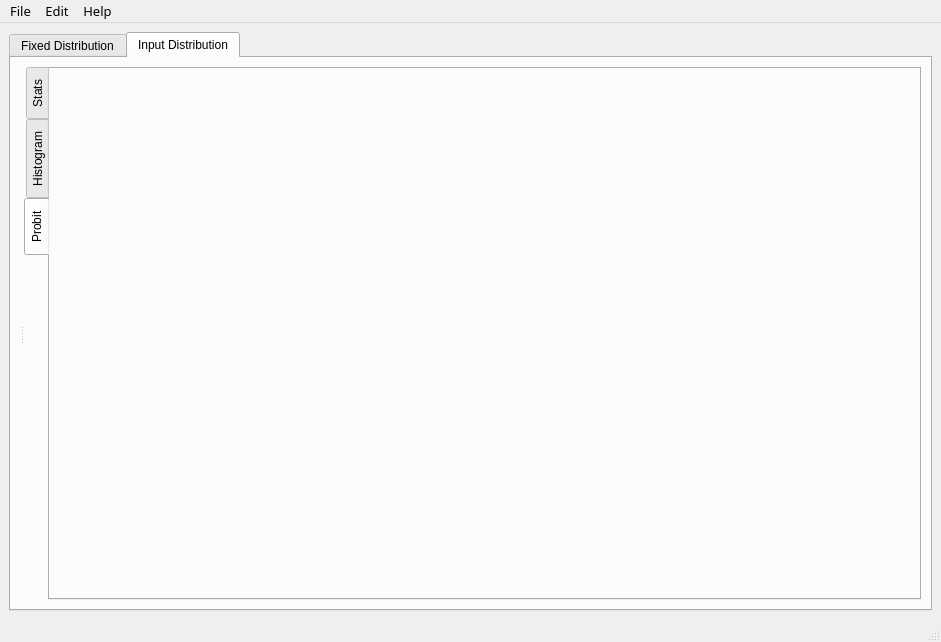
<?xml version="1.0" encoding="UTF-8"?>
<ui version="4.0">
 <class>MainWindow</class>
 <widget class="QMainWindow" name="MainWindow">
  <property name="geometry">
   <rect>
    <x>0</x>
    <y>0</y>
    <width>941</width>
    <height>642</height>
   </rect>
  </property>
  <property name="windowTitle">
   <string>Trib</string>
  </property>
  <property name="windowIcon">
   <iconset resource="qdesignResource.qrc">
    <normaloff>:/icons/icons/CDFPlot.svg</normaloff>:/icons/icons/CDFPlot.svg</iconset>
  </property>
  <property name="toolTipDuration">
   <number>2</number>
  </property>
  <property name="styleSheet">
   <string notr="true"/>
  </property>
  <widget class="QWidget" name="centralwidget">
   <property name="styleSheet">
    <string notr="true"/>
   </property>
   <layout class="QGridLayout" name="gridLayout">
    <item row="1" column="0">
     <widget class="QTabWidget" name="tabWidget">
      <property name="autoFillBackground">
       <bool>false</bool>
      </property>
      <property name="styleSheet">
       <string notr="true"/>
      </property>
      <property name="currentIndex">
       <number>1</number>
      </property>
      <widget class="QWidget" name="tabFixedDist">
       <property name="autoFillBackground">
        <bool>false</bool>
       </property>
       <property name="styleSheet">
        <string notr="true"/>
       </property>
       <attribute name="title">
        <string>Fixed Distribution</string>
       </attribute>
       <layout class="QGridLayout" name="gridLayout_2">
        <item row="0" column="0">
         <widget class="QSplitter" name="splitter">
          <property name="orientation">
           <enum>Qt::Horizontal</enum>
          </property>
          <widget class="QWidget" name="">
           <layout class="QVBoxLayout" name="verticalLayoutFD"/>
          </widget>
          <widget class="QWidget" name="">
           <layout class="QGridLayout" name="gridLayoutFDChart"/>
          </widget>
         </widget>
        </item>
       </layout>
      </widget>
      <widget class="QWidget" name="tabInputDist">
       <property name="minimumSize">
        <size>
         <width>20</width>
         <height>0</height>
        </size>
       </property>
       <property name="styleSheet">
        <string notr="true"/>
       </property>
       <attribute name="title">
        <string>Input Distribution</string>
       </attribute>
       <layout class="QGridLayout" name="gridLayout_3">
        <item row="0" column="0">
         <widget class="QSplitter" name="splitter_2">
          <property name="sizePolicy">
           <sizepolicy hsizetype="Expanding" vsizetype="Expanding">
            <horstretch>0</horstretch>
            <verstretch>0</verstretch>
           </sizepolicy>
          </property>
          <property name="minimumSize">
           <size>
            <width>20</width>
            <height>0</height>
           </size>
          </property>
          <property name="orientation">
           <enum>Qt::Horizontal</enum>
          </property>
          <widget class="QWidget" name="verticalLayoutWidget_2">
           <layout class="QVBoxLayout" name="verticalLayoutIDLeft" stretch=""/>
          </widget>
          <widget class="QWidget" name="verticalLayoutWidget">
           <layout class="QVBoxLayout" name="verticalLayoutIDRight">
            <item>
             <widget class="QTabWidget" name="tabWidgetID">
              <property name="minimumSize">
               <size>
                <width>600</width>
                <height>300</height>
               </size>
              </property>
              <property name="layoutDirection">
               <enum>Qt::LeftToRight</enum>
              </property>
              <property name="tabPosition">
               <enum>QTabWidget::West</enum>
              </property>
              <property name="tabShape">
               <enum>QTabWidget::Rounded</enum>
              </property>
              <property name="currentIndex">
               <number>2</number>
              </property>
              <widget class="QWidget" name="tabStats">
               <attribute name="title">
                <string>Stats</string>
               </attribute>
               <layout class="QGridLayout" name="gridLayout_7">
                <item row="0" column="0">
                 <layout class="QGridLayout" name="gridLayoutStats"/>
                </item>
               </layout>
              </widget>
              <widget class="QWidget" name="tabHist">
               <attribute name="title">
                <string>Histogram</string>
               </attribute>
               <layout class="QGridLayout" name="gridLayout_4">
                <item row="0" column="0">
                 <layout class="QGridLayout" name="gridLayoutHist"/>
                </item>
               </layout>
              </widget>
              <widget class="QWidget" name="tabProbit">
               <attribute name="title">
                <string>Probit</string>
               </attribute>
               <layout class="QGridLayout" name="gridLayout_6">
                <item row="0" column="0">
                 <layout class="QGridLayout" name="gridLayoutProbit"/>
                </item>
               </layout>
              </widget>
             </widget>
            </item>
           </layout>
          </widget>
         </widget>
        </item>
       </layout>
      </widget>
     </widget>
    </item>
   </layout>
  </widget>
  <widget class="QMenuBar" name="menubar">
   <property name="geometry">
    <rect>
     <x>0</x>
     <y>0</y>
     <width>941</width>
     <height>22</height>
    </rect>
   </property>
   <property name="font">
    <font>
     <family>HoloLens MDL2 Assets</family>
     <pointsize>10</pointsize>
     <weight>50</weight>
     <bold>false</bold>
    </font>
   </property>
   <property name="styleSheet">
    <string notr="true">font: 10pt &quot;HoloLens MDL2 Assets&quot;;</string>
   </property>
   <widget class="QMenu" name="menuFile">
    <property name="font">
     <font>
      <family>HoloLens MDL2 Assets</family>
     </font>
    </property>
    <property name="styleSheet">
     <string notr="true">font: 9pt &quot;HoloLens MDL2 Assets&quot;;</string>
    </property>
    <property name="title">
     <string>File</string>
    </property>
    <addaction name="separator"/>
    <addaction name="actionNew"/>
    <addaction name="actionOpen"/>
    <addaction name="actionOpen_Recent"/>
    <addaction name="actionSave_Session"/>
    <addaction name="actionSave_Session_As"/>
    <addaction name="separator"/>
    <addaction name="actionExit"/>
   </widget>
   <widget class="QMenu" name="menuAbout">
    <property name="title">
     <string>Help</string>
    </property>
    <addaction name="actionAbout"/>
    <addaction name="actionHelp"/>
   </widget>
   <widget class="QMenu" name="menuEdit">
    <property name="title">
     <string>Edit</string>
    </property>
    <addaction name="actionSettings"/>
   </widget>
   <addaction name="menuFile"/>
   <addaction name="menuEdit"/>
   <addaction name="menuAbout"/>
  </widget>
  <widget class="QStatusBar" name="statusbar"/>
  <action name="actionExit">
   <property name="icon">
    <iconset resource="qdesignResource.qrc">
     <normaloff>:/menuicons/icons/Exit_64px.png</normaloff>:/menuicons/icons/Exit_64px.png</iconset>
   </property>
   <property name="text">
    <string>Exit</string>
   </property>
   <property name="font">
    <font>
     <family>HoloLens MDL2 Assets</family>
     <pointsize>9</pointsize>
    </font>
   </property>
  </action>
  <action name="actionAbout">
   <property name="text">
    <string>About</string>
   </property>
   <property name="font">
    <font>
     <family>HoloLens MDL2 Assets</family>
     <pointsize>9</pointsize>
    </font>
   </property>
  </action>
  <action name="actionHelp">
   <property name="text">
    <string>Help</string>
   </property>
   <property name="font">
    <font>
     <family>HoloLens MDL2 Assets</family>
     <pointsize>9</pointsize>
    </font>
   </property>
  </action>
  <action name="actionSettings">
   <property name="icon">
    <iconset resource="qdesignResource.qrc">
     <normaloff>:/menuicons/icons/Settings_64px_grey.png</normaloff>:/menuicons/icons/Settings_64px_grey.png</iconset>
   </property>
   <property name="text">
    <string>Settings</string>
   </property>
   <property name="font">
    <font>
     <family>HoloLens MDL2 Assets</family>
     <pointsize>9</pointsize>
     <weight>50</weight>
     <bold>false</bold>
    </font>
   </property>
  </action>
  <action name="actionSave_Session">
   <property name="icon">
    <iconset resource="qdesignResource.qrc">
     <normaloff>:/menuicons/icons/Save_64px.png</normaloff>:/menuicons/icons/Save_64px.png</iconset>
   </property>
   <property name="text">
    <string>Save Session</string>
   </property>
   <property name="font">
    <font>
     <family>HoloLens MDL2 Assets</family>
     <pointsize>9</pointsize>
    </font>
   </property>
  </action>
  <action name="actionSave_Session_As">
   <property name="icon">
    <iconset resource="qdesignResource.qrc">
     <normaloff>:/menuicons/icons/Save as_64px.png</normaloff>:/menuicons/icons/Save as_64px.png</iconset>
   </property>
   <property name="text">
    <string>Save Session As</string>
   </property>
   <property name="font">
    <font>
     <family>HoloLens MDL2 Assets</family>
     <pointsize>9</pointsize>
    </font>
   </property>
  </action>
  <action name="actionNew">
   <property name="icon">
    <iconset resource="qdesignResource.qrc">
     <normaloff>:/menuicons/icons/Create New_64px.png</normaloff>:/menuicons/icons/Create New_64px.png</iconset>
   </property>
   <property name="text">
    <string>New</string>
   </property>
   <property name="font">
    <font>
     <family>HoloLens MDL2 Assets</family>
     <pointsize>9</pointsize>
    </font>
   </property>
  </action>
  <action name="actionOpen">
   <property name="icon">
    <iconset resource="qdesignResource.qrc">
     <normaloff>:/menuicons/icons/Open Folder_64px.png</normaloff>:/menuicons/icons/Open Folder_64px.png</iconset>
   </property>
   <property name="text">
    <string>Open</string>
   </property>
   <property name="font">
    <font>
     <family>HoloLens MDL2 Assets</family>
     <pointsize>9</pointsize>
    </font>
   </property>
  </action>
  <action name="actionOpen_Recent">
   <property name="icon">
    <iconset resource="qdesignResource.qrc">
     <normaloff>:/menuicons/icons/Open Folder_64px.png</normaloff>:/menuicons/icons/Open Folder_64px.png</iconset>
   </property>
   <property name="text">
    <string>Open Recent</string>
   </property>
   <property name="font">
    <font>
     <family>HoloLens MDL2 Assets</family>
     <pointsize>9</pointsize>
    </font>
   </property>
  </action>
 </widget>
 <resources>
  <include location="qdesignResource.qrc"/>
 </resources>
 <connections>
  <connection>
   <sender>actionExit</sender>
   <signal>triggered()</signal>
   <receiver>MainWindow</receiver>
   <slot>close()</slot>
   <hints>
    <hint type="sourcelabel">
     <x>-1</x>
     <y>-1</y>
    </hint>
    <hint type="destinationlabel">
     <x>444</x>
     <y>271</y>
    </hint>
   </hints>
  </connection>
 </connections>
</ui>
